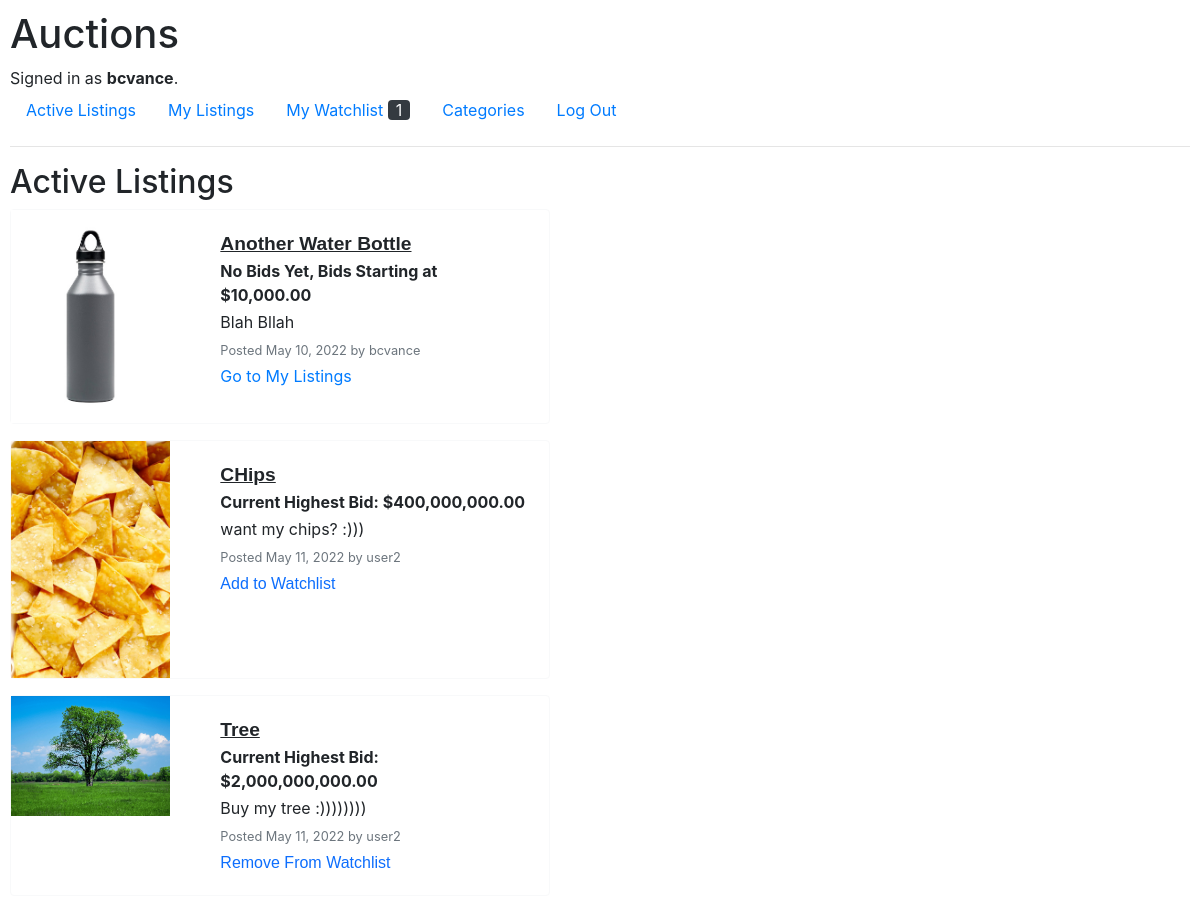
Page / (signed in) on the earlier database version.
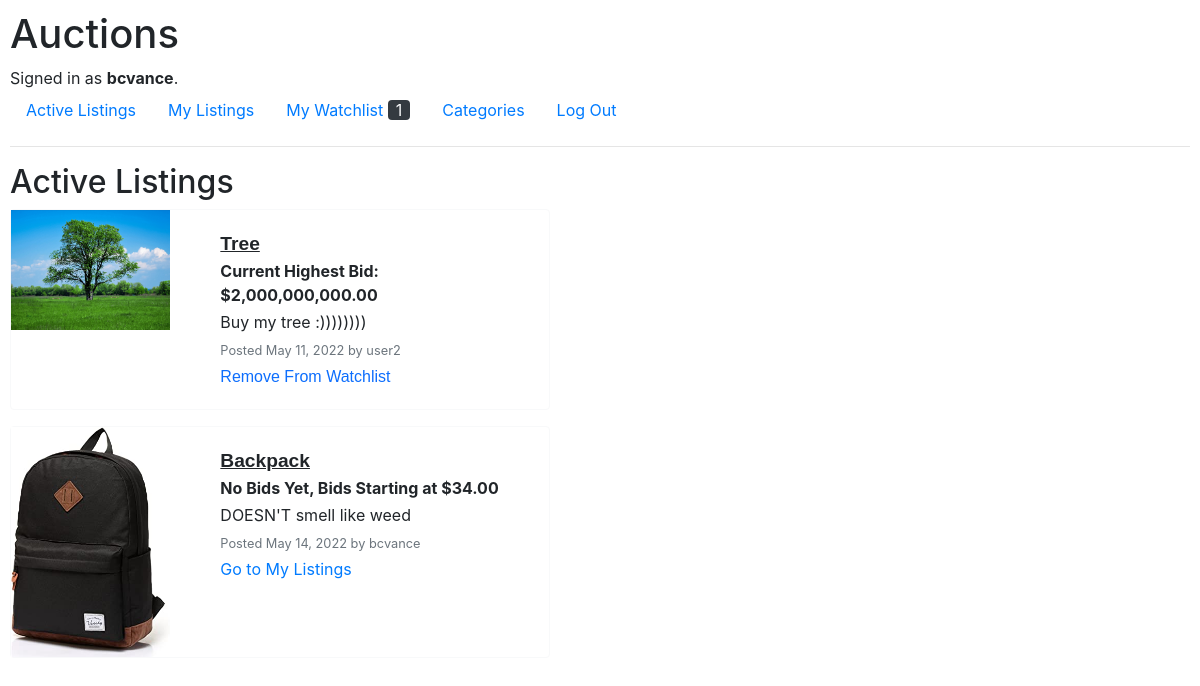
Same page on the later database version.
### auctions/models.py (models this page shows, shortened)
class Listing(models.Model):
    list_date = models.DateField(auto_now_add=True)
    top_bidder = models.ForeignKey(User, on_delete=models.CASCADE, related_name = "winning", blank=True, null=True, default="")
    poster = models.ForeignKey(User, on_delete=models.CASCADE, related_name = "listings")
    starting_bid = models.DecimalField(max_digits=15, decimal_places=2, default=0.0)
    name = models.CharField(max_length=64, default="Unnamed Listing")
    desc = models.CharField(max_length=500, blank=True, null=True, default="")
    image = models.ImageField(upload_to=image_directory_path, storage=image_storage, null=True)
    categories = models.ManyToManyField(Category, related_name="listings")
    active = models.BooleanField(default=True)
    winner = models.IntegerField(blank=True, null=True)

class User(AbstractUser):
    username = models.CharField(max_length=64, unique=True)

### auctions/views.py (the view)
# urls.py: path("", views.index, name="index"),
def index(request):
    listings_data = []
    listings_list = list(Listing.objects.filter(active = True))
    for listing in listings_list:
        bid_string = str(listing.starting_bid)
        price_formatted = format_price(bid_string)
        watchlist = is_on_watchlist(request, listing)
        highest_bid, highest_bidder = get_highest_bid(listing.id)
        highest_bid = format_price(highest_bid)
        watch_items = get_num_watch_items(request)
        listings_data.append({
            "listing": listing,
            "price": price_formatted,
            "watchlist": watchlist,
            "highest_bid": highest_bid
        })
    return render(request, "auctions/index.html", {
        "listings": listings_data,
        "watch_items": watch_items
    })

### auctions/utils.py (called while the page is built)
def format_price(bid_string):
    if not bid_string:
        return False
    bid_string = str(bid_string)
    while(True):
        for i in range(len(bid_string)):
            if bid_string[i] == "," or bid_string[i] == ".":
                if i <= 3:
                    return bid_string
                bid_string = bid_string[0:i-3] + "," + bid_string[i-3:]
                break

def is_on_watchlist(request, listing):
    try:
        WatchItem.objects.get(watcher = request.user.id, item = Listing.objects.get(id = listing.id))
        return True
    except ObjectDoesNotExist:
        return False

def get_highest_bid(listing_id):
    highest_bid = Bid.objects.filter(listing = Listing.objects.get(id = listing_id)).last()
    if highest_bid:
        return highest_bid.amount, highest_bid.bidder
    return False, False

def get_num_watch_items(request):
    user_id = request.user.id
    num_items = WatchItem.objects.filter(watcher = User.objects.get(id = user_id)).count()
    return num_items

### auctions/templates/auctions/index.html (shortened to what this page needs)
{% extends "auctions/layout.html" %}
{% block watch_num %}
    {{ watch_items }}
{% endblock %}
{% block body %}
    <h2>Active Listings</h2>
    {% if listings %}
        {% for listing in listings %}
        <div class="card border-light mb-3" style="max-width: 540px;">
            <div class="row g-0">
              <div class="col-md-4">
                <img src="{{ listing.listing.image.url }}" class="img-fluid rounded-start index_listing_img" alt="..." onclick="submitForm('listing_card_{{ listing.listing.id }}')">
              </div>
              <div class="col-md-8">
                    <div class="card-body">
                        <form action="{% url 'listing' listing.listing.id %}">
                            <button type="submit" class="text-button card-item-name">{{ listing.listing.name }}</button>
                        </form>
                        {% if not listing.highest_bid %}
                            <p class="card-text font-weight-bold">No Bids Yet, Bids Starting at ${{ listing.price }}</p>
                        {% else %}
                            <p class="card-text font-weight-bold">Current Highest Bid: ${{ listing.highest_bid }}</p>
                        {% endif %}
                        <p class="card-text">{{ listing.listing.desc }}</p>
                        <p class="card-text"><small class="text-muted">Posted {{ listing.listing.list_date }} by {{ listing.listing.poster }}</small></p>
                        {% if user.is_authenticated %}
                        <div class="bottom-btns">
                                {% if listing.listing.poster.username == user.username %}
                                    <a href="{% url 'listings' %}" class="bottom-btn text-button">Go to My Listings</a>
                                {% else %}
                                    {% if not listing.watchlist %}
                                        <form method="post" action="watch_add">
                                            <button type="submit" class="text-button" id="delete_btn">Add to Watchlist</button>
                                        </form>
                                    {% else %}
                                    <form method="post" action="watch_del">
                                        <button type="submit" class="text-button" id="delete_btn">Remove From Watchlist</button>
                                    </form>
                                    {% endif %}
                                {% endif %}
                        </div>
                        {% endif %}
                    </div>
                </div>
            </div>
        </div>
            {% endfor %}
        {% endif %}
{% endblock %}

Differences in the rows shown:
no longer on this page (row edited): Listing: listing.image (picture), listing.name "Another Water Bottle", price "10,000.00", listing.desc "Blah Bllah", listing.list_date "May 10, 2022", listing.poster "bcvance", shows "Go to My Listings"
no longer on this page (row edited): Listing: listing.image (picture), listing.name "CHips", highest_bid "400,000,000.00", listing.desc "want my chips? :)))", listing.list_date "May 11, 2022", listing.poster "user2"
added Listing: listing.image (picture), listing.name "Backpack", price "34.00", listing.desc "DOESN'T smell like weed", listing.list_date "May 14, 2022", listing.poster "bcvance", shows "Go to My Listings"
